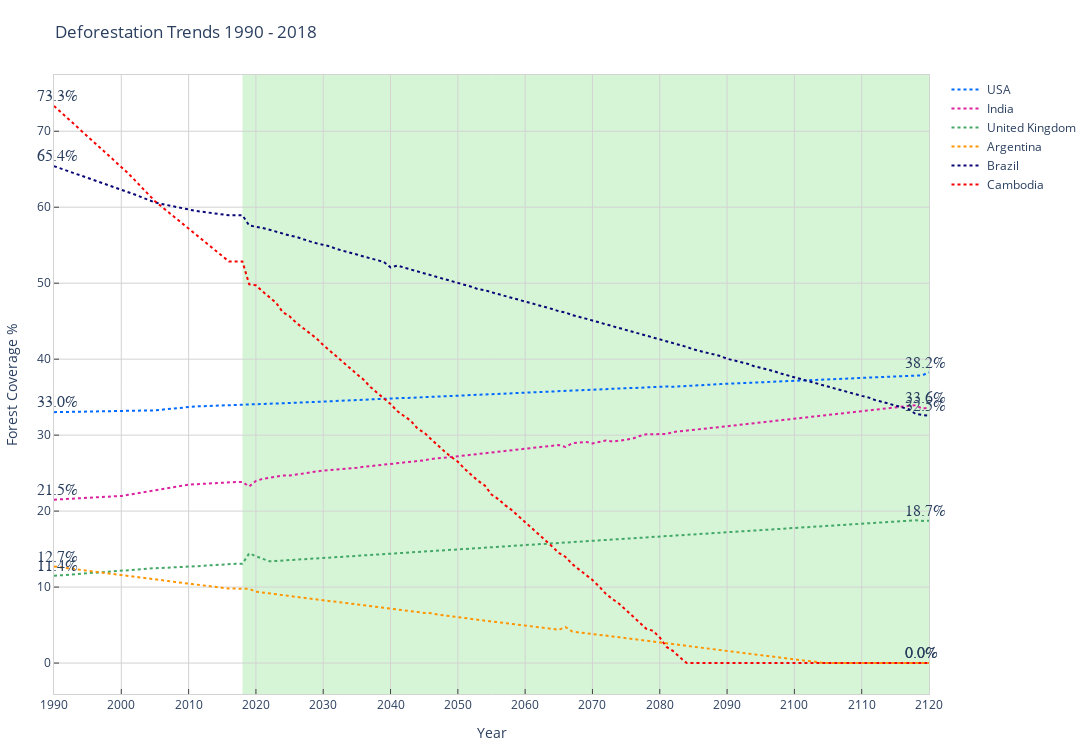

Here is the notebook cell this chart was saved with:
### Code cell
# plotly chart set up.
configure_plotly_browser_state()
init_notebook_mode(connected=True)
trace0 = go.Scatter(
    x=df_pred[df_pred['Country Code'] == 'USA']['Year'],
    y=list(df_pred[df_pred['Country Code'] == 'USA']['Forest area (% of land area)']),
    name="USA",
    mode='lines',
    line=dict(color="#006aff", width = 2, dash= 'dot')
)
trace1 = go.Scatter(
    x=df_pred[df_pred['Country Code'] =='IND']['Year'],
    y=list(df_pred[df_pred['Country Code'] =='IND']['Forest area (% of land area)']),
    name="India",
    mode='lines',
    line=dict(color="#db21a0", width = 2, dash = 'dot'),
)
trace2 = go.Scatter(
    x=df_pred[df_pred['Country Code'] == 'GBR']['Year'],
    y=list(df_pred[df_pred['Country Code'] == 'GBR']['Forest area (% of land area)']),
    name="United Kingdom",
    mode='lines',
    line=dict(color="#43a867", width = 2, dash = 'dot')
)
trace3 = go.Scatter(
    x=df_pred[df_pred['Country Code'] == 'ARG']['Year'],
    y=list(df_pred[df_pred['Country Code'] == 'ARG']['Forest area (% of land area)']),
    name="Argentina",
    mode='lines',
    line=dict(color="#ff9500", width = 2, dash = 'dot')
)
trace4 = go.Scatter(
    x=df_pred[df_pred['Country Code'] == 'BRA']['Year'],
    y=list(df_pred[df_pred['Country Code'] == 'BRA']['Forest area (% of land area)']),
    name="Brazil",
    mode='lines',
    line=dict(color="#090678", width = 2, dash= 'dot')
)
trace5 = go.Scatter(
    x=df_pred[df_pred['Country Code'] == 'KHM']['Year'],
    y=list(df_pred[df_pred['Country Code'] == 'KHM']['Forest area (% of land area)']),
    name="Cambodia",
    mode='lines',
    line=dict(color="#f70202", width = 2, dash = 'dot'),
)
data = [trace0, trace1, trace2, trace3, trace4, trace5]
layout = go.Layout(title="Deforestation Trends 1990 - 2018",
                  yaxis=dict(title="Forest Coverage %", ticks="inside", nticks=12, gridcolor='lightgrey', showline=True, linewidth=1, linecolor='lightgrey', mirror=True,
                              zeroline=False),
                  xaxis=dict(title="Year", ticks="inside", nticks=20, gridcolor='lightgrey', showline=True, linewidth=1, linecolor='lightgrey', mirror=True
                              ),
                  margin=dict(l=20, r=20, t=75, b=20),
                  
                  paper_bgcolor="white",
                  plot_bgcolor='white',
                  autosize=False,
                  height=750,
                  width=2000,
                  shapes=[
        dict(
            type="rect",
            xref="x",
            yref="paper",
            x0="2018",
            y0=0,
            x1="2120",
            y1=1,
            fillcolor="limegreen",
            opacity=0.2,
            layer="below",
            line_width=0,
        )
    ]                                    
      )
labels = ['USA', 'India', 'United Kingdom', 'Argentina', 'Brazil', 'Cambodia']
x_data = np.vstack((np.arange(1990, 2120),)*4)
colors = ['#006aff', '#ed1822', '#db21a0', '#006aff', '#ed1822', '#db21a0']
y_data = np.array([
    [33.0, 38.2],
    [21.5, 33.6],
    [11.4, 18.7],
    [12.7, 0.0],
    [65.4, 32.5],
    [73.3, 0.0],
    
    ])
annotations = []
for y_trace, label, color in zip(y_data, labels, colors):
    annotations.append(dict(xref='paper', x=0.03, y=y_trace[0],
                                  xanchor='right', yanchor='bottom',
                                  text=' {}%'.format(y_trace[0]),
                                  font=dict(family='Arial',
                                            size=16),                                 
                                  showarrow=False))
    annotations.append(dict(xref='paper', x=0.97, y=y_trace[1],
                                  xanchor='left', yanchor='bottom',
                                  text='{}%'.format(y_trace[1]),
                                  font=dict(family='Arial',
                                            size=16),
                                  showarrow=False))
fig = go.Figure(data=data, layout=layout)
fig.update_layout(annotations=annotations)
fig.show()

### Figure 1 — Plotly figure (JSON) as saved in the notebook; plotly's stock layout.template omitted (floating-point values rounded to 4 significant figures; data arrays with more than 128 entries replaced by an {"elided": "..."} marker saying what was removed)
{"data": [{"name": "USA", "mode": "lines", "y": {"elided": "131 float values"}, "x": {"elided": "131 int values"}, "line": {"color": "#006aff", "dash": "dot", "width": 2}, "type": "scatter"}, {"name": "India", "mode": "lines", "y": {"elided": "131 float values"}, "x": {"elided": "131 int values"}, "line": {"color": "#db21a0", "dash": "dot", "width": 2}, "type": "scatter"}, {"name": "United Kingdom", "mode": "lines", "y": {"elided": "131 float values"}, "x": {"elided": "131 int values"}, "line": {"color": "#43a867", "dash": "dot", "width": 2}, "type": "scatter"}, {"name": "Argentina", "mode": "lines", "y": {"elided": "131 float values"}, "x": {"elided": "131 int values"}, "line": {"color": "#ff9500", "dash": "dot", "width": 2}, "type": "scatter"}, {"name": "Brazil", "mode": "lines", "y": {"elided": "131 float values"}, "x": {"elided": "131 int values"}, "line": {"color": "#090678", "dash": "dot", "width": 2}, "type": "scatter"}, {"name": "Cambodia", "mode": "lines", "y": {"elided": "131 float values"}, "x": {"elided": "131 int values"}, "line": {"color": "#f70202", "dash": "dot", "width": 2}, "type": "scatter"}], "layout": {"autosize": false, "xaxis": {"title": {"text": "Year"}, "ticks": "inside", "gridcolor": "lightgrey", "linecolor": "lightgrey", "mirror": true, "showline": true, "nticks": 20, "linewidth": 1}, "title": {"text": "Deforestation Trends 1990 - 2018"}, "paper_bgcolor": "white", "plot_bgcolor": "white", "yaxis": {"title": {"text": "Forest Coverage %"}, "ticks": "inside", "gridcolor": "lightgrey", "linecolor": "lightgrey", "mirror": true, "zeroline": false, "showline": true, "nticks": 12, "linewidth": 1}, "height": 750, "shapes": [{"opacity": 0.2, "layer": "below", "xref": "x", "yref": "paper", "fillcolor": "limegreen", "y1": 1, "y0": 0, "line": {"width": 0}, "x1": "2120", "type": "rect", "x0": "2018"}], "width": 2000, "margin": {"r": 20, "b": 20, "l": 20, "t": 75}, "annotations": [{"yanchor": "bottom", "xref": "paper", "xanchor": "right", "text": " 33.0%", "y": 33, "x": 0.03, "font": {"family": "Arial", "size": 16}, "showarrow": false}, {"yanchor": "bottom", "xref": "paper", "xanchor": "left", "text": "38.2%", "y": 38.2, "x": 0.97, "font": {"family": "Arial", "size": 16}, "showarrow": false}, {"yanchor": "bottom", "xref": "paper", "xanchor": "right", "text": " 21.5%", "y": 21.5, "x": 0.03, "font": {"family": "Arial", "size": 16}, "showarrow": false}, {"yanchor": "bottom", "xref": "paper", "xanchor": "left", "text": "33.6%", "y": 33.6, "x": 0.97, "font": {"family": "Arial", "size": 16}, "showarrow": false}, {"yanchor": "bottom", "xref": "paper", "xanchor": "right", "text": " 11.4%", "y": 11.4, "x": 0.03, "font": {"family": "Arial", "size": 16}, "showarrow": false}, {"yanchor": "bottom", "xref": "paper", "xanchor": "left", "text": "18.7%", "y": 18.7, "x": 0.97, "font": {"family": "Arial", "size": 16}, "showarrow": false}, {"yanchor": "bottom", "xref": "paper", "xanchor": "right", "text": " 12.7%", "y": 12.7, "x": 0.03, "font": {"family": "Arial", "size": 16}, "showarrow": false}, {"yanchor": "bottom", "xref": "paper", "xanchor": "left", "text": "0.0%", "y": 0, "x": 0.97, "font": {"family": "Arial", "size": 16}, "showarrow": false}, {"yanchor": "bottom", "xref": "paper", "xanchor": "right", "text": " 65.4%", "y": 65.4, "x": 0.03, "font": {"family": "Arial", "size": 16}, "showarrow": false}, {"yanchor": "bottom", "xref": "paper", "xanchor": "left", "text": "32.5%", "y": 32.5, "x": 0.97, "font": {"family": "Arial", "size": 16}, "showarrow": false}, {"yanchor": "bottom", "xref": "paper", "xanchor": "right", "text": " 73.3%", "y": 73.3, "x": 0.03, "font": {"family": "Arial", "size": 16}, "showarrow": false}, {"yanchor": "bottom", "xref": "paper", "xanchor": "left", "text": "0.0%", "y": 0, "x": 0.97, "font": {"family": "Arial", "size": 16}, "showarrow": false}]}}
